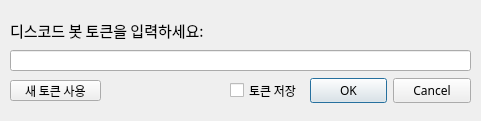
<?xml version="1.0" encoding="UTF-8"?>
<ui version="4.0">
 <class>Dialog</class>
 <widget class="QDialog" name="Dialog">
  <property name="geometry">
   <rect>
    <x>0</x>
    <y>0</y>
    <width>481</width>
    <height>121</height>
   </rect>
  </property>
  <property name="minimumSize">
   <size>
    <width>481</width>
    <height>121</height>
   </size>
  </property>
  <property name="maximumSize">
   <size>
    <width>481</width>
    <height>121</height>
   </size>
  </property>
  <property name="windowTitle">
   <string>시작하기</string>
  </property>
  <widget class="QDialogButtonBox" name="buttonBox">
   <property name="geometry">
    <rect>
     <x>310</x>
     <y>70</y>
     <width>161</width>
     <height>41</height>
    </rect>
   </property>
   <property name="font">
    <font>
     <family>맑은 고딕</family>
    </font>
   </property>
   <property name="cursor">
    <cursorShape>PointingHandCursor</cursorShape>
   </property>
   <property name="orientation">
    <enum>Qt::Horizontal</enum>
   </property>
   <property name="standardButtons">
    <set>QDialogButtonBox::Cancel|QDialogButtonBox::Ok</set>
   </property>
  </widget>
  <widget class="QLineEdit" name="inputTokenLine">
   <property name="geometry">
    <rect>
     <x>10</x>
     <y>50</y>
     <width>461</width>
     <height>21</height>
    </rect>
   </property>
  </widget>
  <widget class="QLabel" name="label">
   <property name="geometry">
    <rect>
     <x>10</x>
     <y>15</y>
     <width>231</width>
     <height>31</height>
    </rect>
   </property>
   <property name="font">
    <font>
     <family>맑은 고딕</family>
     <pointsize>11</pointsize>
    </font>
   </property>
   <property name="text">
    <string>디스코드 봇 토큰을 입력하세요:</string>
   </property>
  </widget>
  <widget class="QCheckBox" name="saveTokenBox">
   <property name="geometry">
    <rect>
     <x>230</x>
     <y>80</y>
     <width>81</width>
     <height>21</height>
    </rect>
   </property>
   <property name="font">
    <font>
     <family>맑은 고딕</family>
    </font>
   </property>
   <property name="cursor">
    <cursorShape>PointingHandCursor</cursorShape>
   </property>
   <property name="text">
    <string>토큰 저장</string>
   </property>
  </widget>
  <widget class="QPushButton" name="newTokenButton">
   <property name="geometry">
    <rect>
     <x>10</x>
     <y>80</y>
     <width>91</width>
     <height>21</height>
    </rect>
   </property>
   <property name="font">
    <font>
     <family>맑은 고딕</family>
    </font>
   </property>
   <property name="text">
    <string>새 토큰 사용</string>
   </property>
  </widget>
 </widget>
 <resources/>
 <connections>
  <connection>
   <sender>buttonBox</sender>
   <signal>accepted()</signal>
   <receiver>Dialog</receiver>
   <slot>accept()</slot>
   <hints>
    <hint type="sourcelabel">
     <x>248</x>
     <y>254</y>
    </hint>
    <hint type="destinationlabel">
     <x>157</x>
     <y>274</y>
    </hint>
   </hints>
  </connection>
  <connection>
   <sender>buttonBox</sender>
   <signal>rejected()</signal>
   <receiver>Dialog</receiver>
   <slot>reject()</slot>
   <hints>
    <hint type="sourcelabel">
     <x>316</x>
     <y>260</y>
    </hint>
    <hint type="destinationlabel">
     <x>286</x>
     <y>274</y>
    </hint>
   </hints>
  </connection>
 </connections>
</ui>
